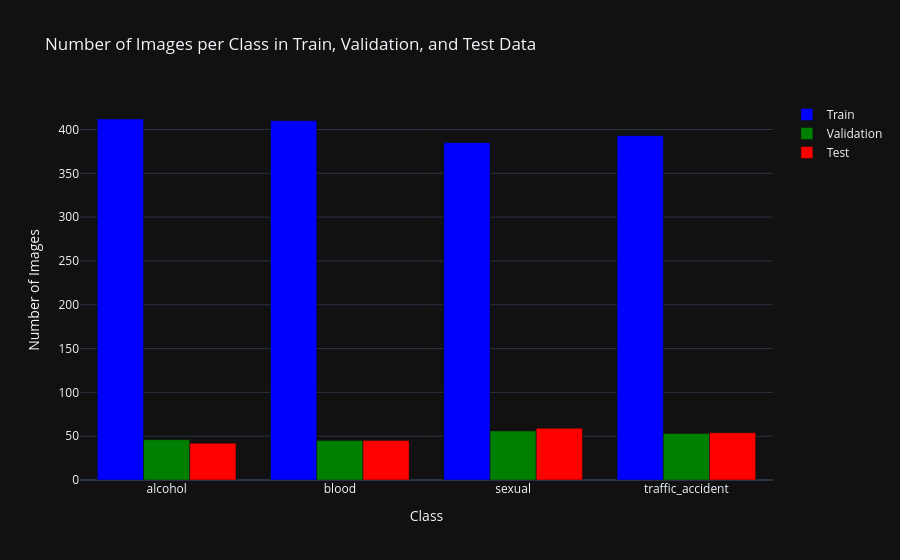

The cell this chart's notebook holds for it:
### Code cell
_, train_counts = np.unique(train_labels, return_counts=True)
_, val_counts = np.unique(val_labels, return_counts=True)
_, test_counts = np.unique(test_labels, return_counts=True)

fig = go.Figure()

fig.add_trace(go.Bar(
    x=class_names,
    y=train_counts,
    name='Train',
    marker=dict(color='blue')
))

fig.add_trace(go.Bar(
    x=class_names,
    y=val_counts,
    name='Validation',
    marker=dict(color='green')
))

fig.add_trace(go.Bar(
    x=class_names,
    y=test_counts,
    name='Test',
    marker=dict(color='red')
))

fig.update_layout(
    title="Number of Images per Class in Train, Validation, and Test Data",
    barmode='group',
    xaxis_title="Class",
    yaxis_title="Number of Images",
    template="plotly_dark"
)

# Show the plot
fig.show()

### Figure 1 — Plotly figure (JSON) as saved in the notebook; plotly's stock layout.template omitted (floating-point values rounded to 4 significant figures)
{"data": [{"marker": {"color": "blue"}, "name": "Train", "x": ["alcohol", "blood", "sexual", "traffic_accident"], "y": [412, 410, 385, 393], "type": "bar"}, {"marker": {"color": "green"}, "name": "Validation", "x": ["alcohol", "blood", "sexual", "traffic_accident"], "y": [46, 45, 56, 53], "type": "bar"}, {"marker": {"color": "red"}, "name": "Test", "x": ["alcohol", "blood", "sexual", "traffic_accident"], "y": [42, 45, 59, 54], "type": "bar"}], "layout": {"title": {"text": "Number of Images per Class in Train, Validation, and Test Data"}, "barmode": "group", "xaxis": {"title": {"text": "Class"}}, "yaxis": {"title": {"text": "Number of Images"}}}}
